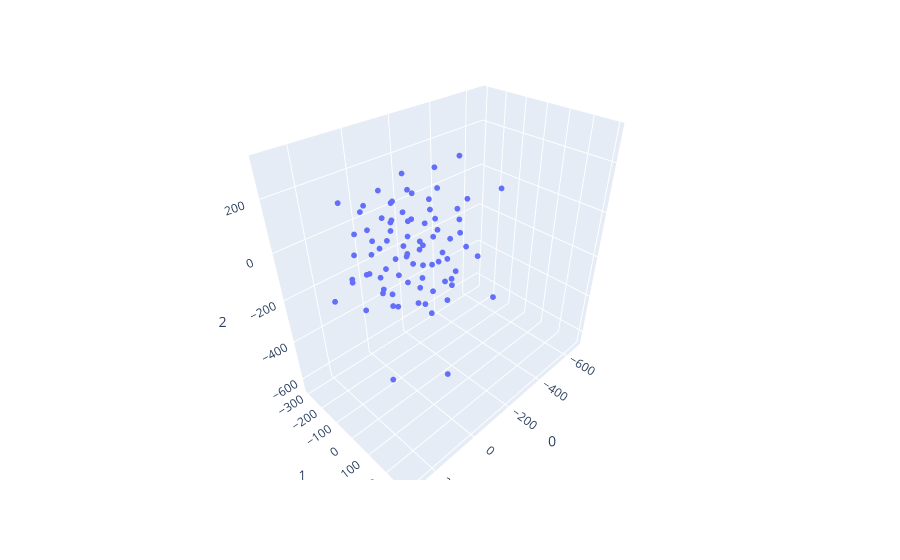

Notebook code for this chart:
### Code cell
%time
tsne = TSNE(n_components=3, random_state=r_seed)
X_embedding_tsne = tsne.fit_transform(df_short)

fig = px.scatter_3d(
    X_embedding_tsne, x=0, y=1, z=2,
    labels={'color': 'species'}
)
fig.update_traces(marker_size=2)
fig.show()
